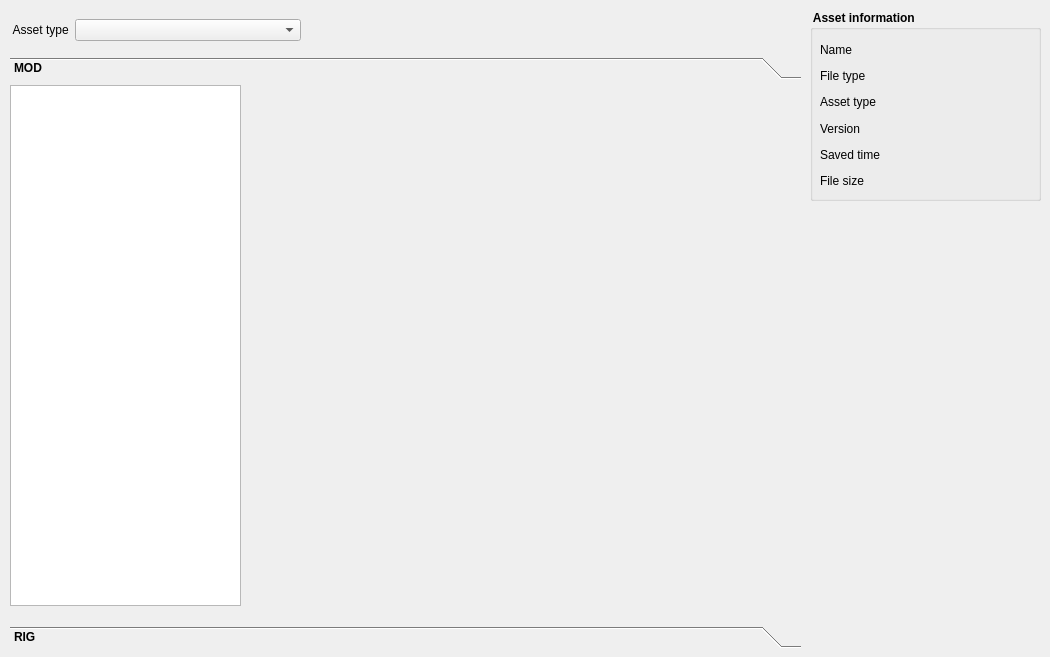
     <widget class="QWidget" name="tab_asset">
      <attribute name="title">
       <string>ASSET (cache)</string>
      </attribute>
      <widget class="QGroupBox" name="groupBox_asset_file_info">
       <property name="geometry">
        <rect>
         <x>810</x>
         <y>10</y>
         <width>231</width>
         <height>191</height>
        </rect>
       </property>
       <property name="font">
        <font>
         <bold>true</bold>
         <underline>false</underline>
         <strikeout>false</strikeout>
        </font>
       </property>
       <property name="title">
        <string> Asset information</string>
       </property>
       <property name="flat">
        <bool>false</bool>
       </property>
       <property name="checkable">
        <bool>false</bool>
       </property>
       <widget class="QWidget" name="verticalLayoutWidget_5">
        <property name="geometry">
         <rect>
          <x>10</x>
          <y>30</y>
          <width>74</width>
          <height>151</height>
         </rect>
        </property>
        <layout class="QVBoxLayout" name="verticalLayout_7">
         <item>
          <widget class="QLabel" name="label_23">
           <property name="font">
            <font>
             <pointsize>9</pointsize>
             <bold>false</bold>
             <underline>false</underline>
             <strikeout>false</strikeout>
            </font>
           </property>
           <property name="text">
            <string>Name</string>
           </property>
          </widget>
         </item>
         <item>
          <widget class="QLabel" name="label_24">
           <property name="font">
            <font>
             <pointsize>9</pointsize>
             <bold>false</bold>
             <underline>false</underline>
             <strikeout>false</strikeout>
            </font>
           </property>
           <property name="text">
            <string>File type</string>
           </property>
          </widget>
         </item>
         <item>
          <widget class="QLabel" name="label_25">
           <property name="font">
            <font>
             <pointsize>9</pointsize>
             <bold>false</bold>
             <underline>false</underline>
             <strikeout>false</strikeout>
            </font>
           </property>
           <property name="text">
            <string>Asset type</string>
           </property>
          </widget>
         </item>
         <item>
          <widget class="QLabel" name="label_26">
           <property name="font">
            <font>
             <pointsize>9</pointsize>
             <bold>false</bold>
             <underline>false</underline>
             <strikeout>false</strikeout>
            </font>
           </property>
           <property name="text">
            <string>Version</string>
           </property>
          </widget>
         </item>
         <item>
          <widget class="QLabel" name="label_27">
           <property name="font">
            <font>
             <pointsize>9</pointsize>
             <bold>false</bold>
             <underline>false</underline>
             <strikeout>false</strikeout>
            </font>
           </property>
           <property name="text">
            <string>Saved time</string>
           </property>
          </widget>
         </item>
         <item>
          <widget class="QLabel" name="label_28">
           <property name="font">
            <font>
             <pointsize>9</pointsize>
             <bold>false</bold>
             <underline>false</underline>
             <strikeout>false</strikeout>
            </font>
           </property>
           <property name="text">
            <string>File size</string>
           </property>
          </widget>
         </item>
        </layout>
       </widget>
       <widget class="QWidget" name="verticalLayoutWidget_6">
        <property name="geometry">
         <rect>
          <x>90</x>
          <y>30</y>
          <width>131</width>
          <height>151</height>
         </rect>
        </property>
        <layout class="QVBoxLayout" name="verticalLayout_8">
         <item>
          <widget class="QLabel" name="label_asset_filename">
           <property name="font">
            <font>
             <pointsize>9</pointsize>
             <bold>false</bold>
             <underline>false</underline>
             <strikeout>false</strikeout>
            </font>
           </property>
           <property name="text">
            <string/>
           </property>
          </widget>
         </item>
         <item>
          <widget class="QLabel" name="label_asset_filetype">
           <property name="font">
            <font>
             <pointsize>9</pointsize>
             <bold>false</bold>
             <underline>false</underline>
             <strikeout>false</strikeout>
            </font>
           </property>
           <property name="text">
            <string/>
           </property>
          </widget>
         </item>
         <item>
          <widget class="QLabel" name="label_asset_asset_type">
           <property name="font">
            <font>
             <pointsize>9</pointsize>
             <bold>false</bold>
             <underline>false</underline>
             <strikeout>false</strikeout>
            </font>
           </property>
           <property name="text">
            <string/>
           </property>
          </widget>
         </item>
         <item>
          <widget class="QLabel" name="label_asset_version">
           <property name="font">
            <font>
             <pointsize>9</pointsize>
             <bold>false</bold>
             <underline>false</underline>
             <strikeout>false</strikeout>
            </font>
           </property>
           <property name="text">
            <string/>
           </property>
          </widget>
         </item>
         <item>
          <widget class="QLabel" name="label_asset_savedtime">
           <property name="font">
            <font>
             <pointsize>9</pointsize>
             <bold>false</bold>
             <underline>false</underline>
             <strikeout>false</strikeout>
            </font>
           </property>
           <property name="text">
            <string/>
           </property>
          </widget>
         </item>
         <item>
          <widget class="QLabel" name="label_asset_filesize">
           <property name="font">
            <font>
             <pointsize>9</pointsize>
             <bold>false</bold>
             <underline>false</underline>
             <strikeout>false</strikeout>
            </font>
           </property>
           <property name="text">
            <string/>
           </property>
          </widget>
         </item>
        </layout>
       </widget>
      </widget>
      <widget class="QToolBox" name="toolBox_asset_task">
       <property name="geometry">
        <rect>
         <x>10</x>
         <y>57</y>
         <width>791</width>
         <height>591</height>
        </rect>
       </property>
       <property name="font">
        <font>
         <bold>true</bold>
        </font>
       </property>
       <property name="currentIndex">
        <number>0</number>
       </property>
       <widget class="QWidget" name="page_mod">
        <property name="geometry">
         <rect>
          <x>0</x>
          <y>0</y>
          <width>791</width>
          <height>525</height>
         </rect>
        </property>
        <attribute name="label">
         <string>MOD</string>
        </attribute>
        <widget class="QListWidget" name="listWidget_mod">
         <property name="geometry">
          <rect>
           <x>0</x>
           <y>0</y>
           <width>231</width>
           <height>521</height>
          </rect>
         </property>
         <property name="font">
          <font>
           <bold>false</bold>
          </font>
         </property>
        </widget>
        <widget class="QWidget" name="gridLayoutWidget_6">
         <property name="geometry">
          <rect>
           <x>240</x>
           <y>0</y>
           <width>551</width>
           <height>521</height>
          </rect>
         </property>
         <layout class="QGridLayout" name="gridLayout_mod"/>
        </widget>
       </widget>
       <widget class="QWidget" name="page_rig">
        <property name="geometry">
         <rect>
          <x>0</x>
          <y>0</y>
          <width>98</width>
          <height>28</height>
         </rect>
        </property>
        <attribute name="label">
         <string>RIG</string>
        </attribute>
        <widget class="QListWidget" name="listWidget_rig">
         <property name="geometry">
          <rect>
           <x>0</x>
           <y>0</y>
           <width>231</width>
           <height>521</height>
          </rect>
         </property>
         <property name="font">
          <font>
           <bold>false</bold>
          </font>
         </property>
        </widget>
        <widget class="QWidget" name="gridLayoutWidget_7">
         <property name="geometry">
          <rect>
           <x>240</x>
           <y>0</y>
           <width>551</width>
           <height>521</height>
          </rect>
         </property>
         <layout class="QGridLayout" name="gridLayout_rig"/>
        </widget>
       </widget>
      </widget>
      <widget class="QWidget" name="horizontalLayoutWidget_3">
       <property name="geometry">
        <rect>
         <x>10</x>
         <y>0</y>
         <width>291</width>
         <height>61</height>
        </rect>
       </property>
       <layout class="QHBoxLayout" name="horizontalLayout_3">
        <item>
         <widget class="QLabel" name="label_4">
          <property name="sizePolicy">
           <sizepolicy hsizetype="Fixed" vsizetype="Fixed">
            <horstretch>0</horstretch>
            <verstretch>0</verstretch>
           </sizepolicy>
          </property>
          <property name="font">
           <font>
            <bold>false</bold>
           </font>
          </property>
          <property name="text">
           <string> Asset type</string>
          </property>
         </widget>
        </item>
        <item>
         <widget class="QComboBox" name="comboBox_asset_type">
          <property name="font">
           <font>
            <bold>false</bold>
           </font>
          </property>
         </widget>
        </item>
       </layout>
      </widget>
     </widget>
